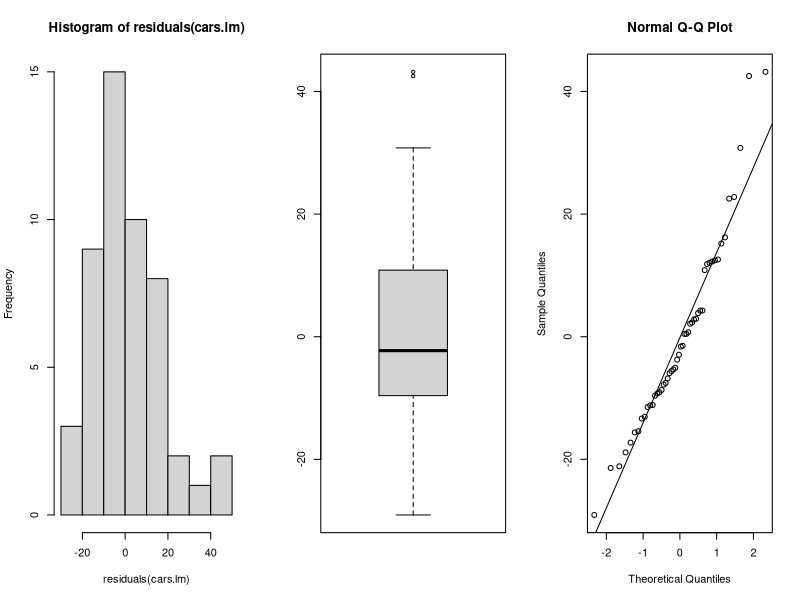
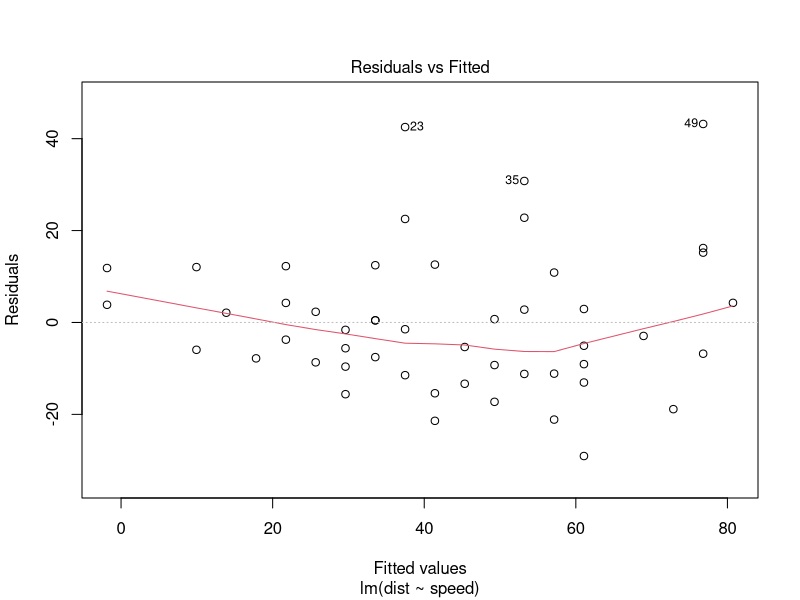
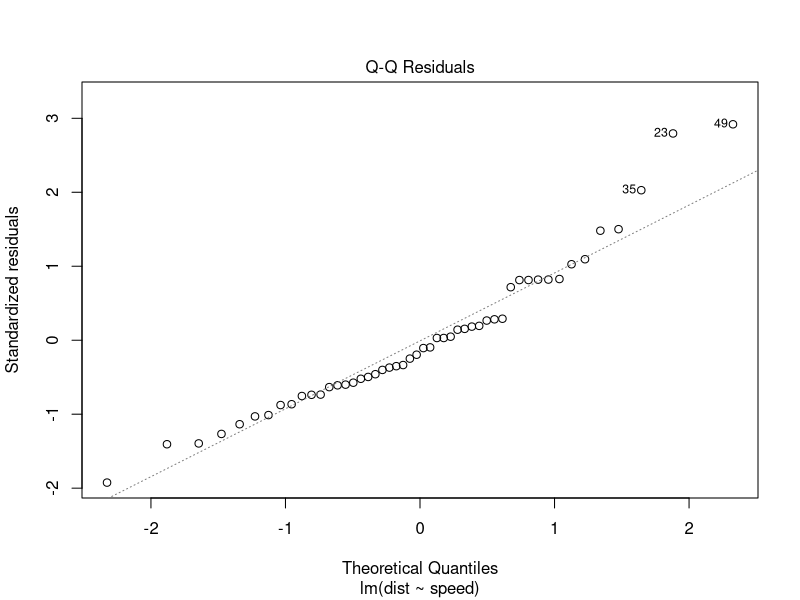
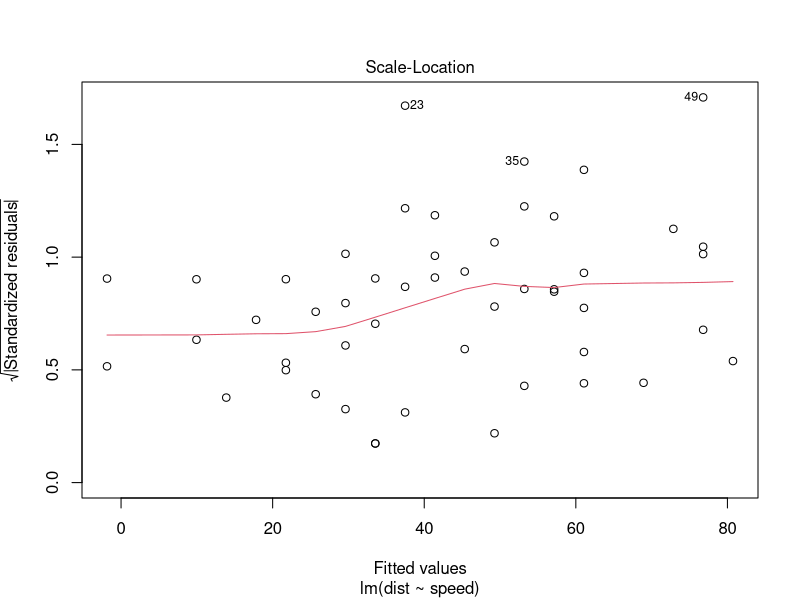
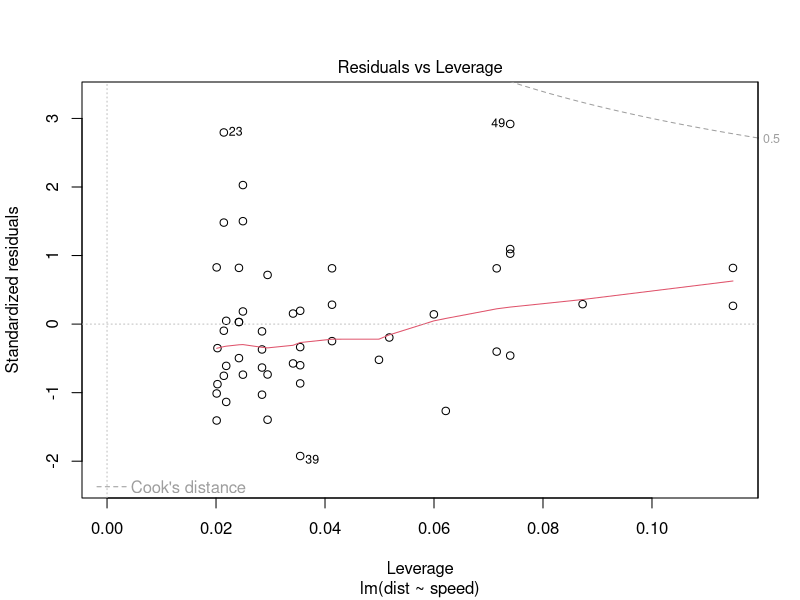
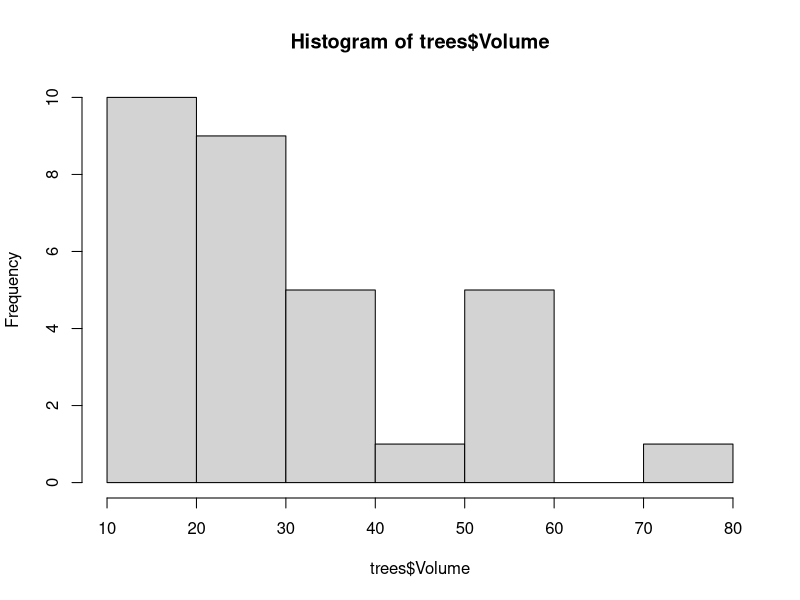
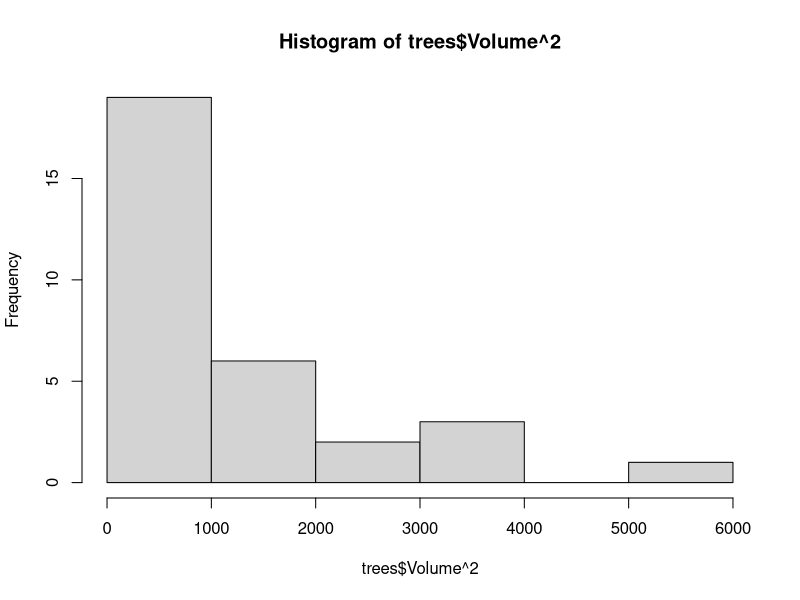
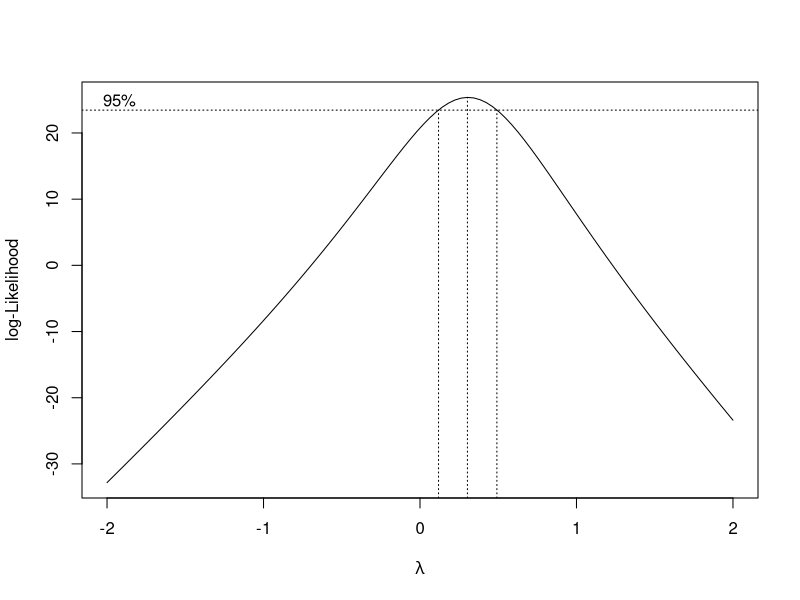

Write R code to recreate these figures, in order.
## ---- chunk 1

data(cars)
cars.lm <- lm(dist ~ speed, data = cars)
coef(cars.lm)
names(cars.lm)

## ---- chunk 2

residuals(cars.lm)
par(mfrow=c(1,3)) #3 colonne

hist(residuals(cars.lm))

boxplot(residuals(cars.lm))

qqnorm(residuals(cars.lm))
qqline(residuals(cars.lm))

par(mfrow=c(1,1)) #reset colonne

## ---- chunk 3
# par(mfrow=c(1, 4))
# par(mfrow=c(2, 2))
plot(cars.lm)
# par(mfrow=c(1, 1))
## ---- chunk 4

# install.packages("lmtest")
library(lmtest)
dwtest(cars.lm, alternative = "two.sided")

## ---- chunk 5

cars[23,]
dim(cars)
cars[-23,]
dim(cars[-23,])

## ---- chunk 6

shapiro.test(residuals(cars.lm))

## ---- chunk 7

library(lmtest)
bptest(cars.lm)

## ---- chunk 8

data("trees")
head(trees)

hist(trees$Volume)
hist(trees$Volume^2)

library(MASS)
?boxcox
bctrans <- boxcox(Volume ~ Height + Girth, data = trees)
bctrans <- boxcox(Volume ~ Height + Girth, data = trees,
                  lambda = seq(0, 0.5, length = 10))
bctrans
which(bctrans$y==max(bctrans$y)) #which.max(bctrans$y)
bctrans$x[62] #in alternativa le 2 righe si riassumono con bctrans$x[which.max(bctrans$y)]
hist(trees$Volume)
hist(trees$Volume^0.31)

max(bctrans$y)

library(dplyr)
risultati.bc <- data.frame(bctrans$y, bctrans$x)
head(risultati.bc)

arrange(risultati.bc, bctrans.y)

